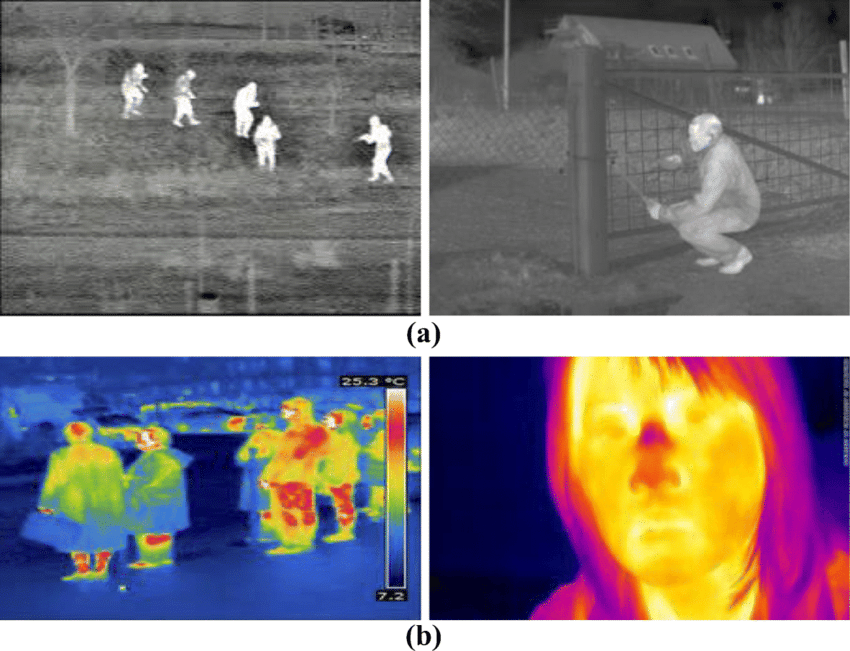
#> input picture image2.tiff, 850 x 651 px
$ python main.py
#> lines starting #> are read from the running program, lines starting #| are printed output that depends on the picture
import cv2

def mouseEvents(event, mx, my, flags, param):
    global x, y
    if event == cv2.EVENT_MOUSEMOVE:
        x = mx
        y = my
        updateTemperature()

def updateTemperature():
    global gray16Img, x, y
    temp_img = gray16Img.copy()
    targetPixel = gray16Img[y, x]
    tempedPixel = targetPixel*0.1
    cv2.putText(temp_img, '{0:.1f} Celsius'.format(tempedPixel), (x - 80, y - 5), cv2.FONT_HERSHEY_SIMPLEX, 0.5, (255, 255, 255), 1, cv2.LINE_AA)
    cv2.imshow('gray16', temp_img)

gray16Img = cv2.imread("image2.tiff", cv2.IMREAD_ANYDEPTH)
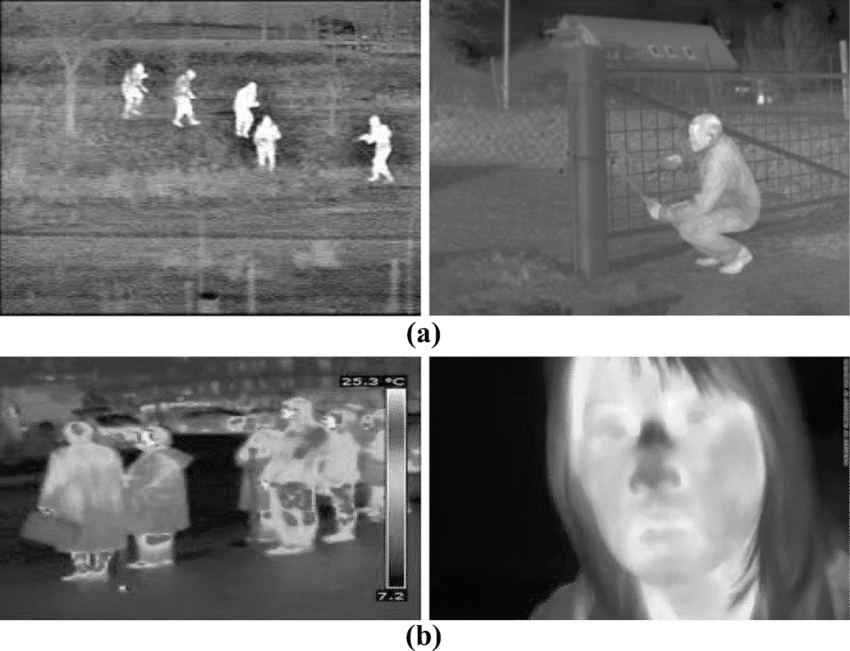
#> gray16Img: shape (651, 850); min 4, max 255, mean 119.8

cv2.namedWindow('gray16')
cv2.setMouseCallback('gray16', mouseEvents)

cv2.imshow('gray16', gray16Img)
cv2.waitKey(0)
cv2.destroyAllWindows()
